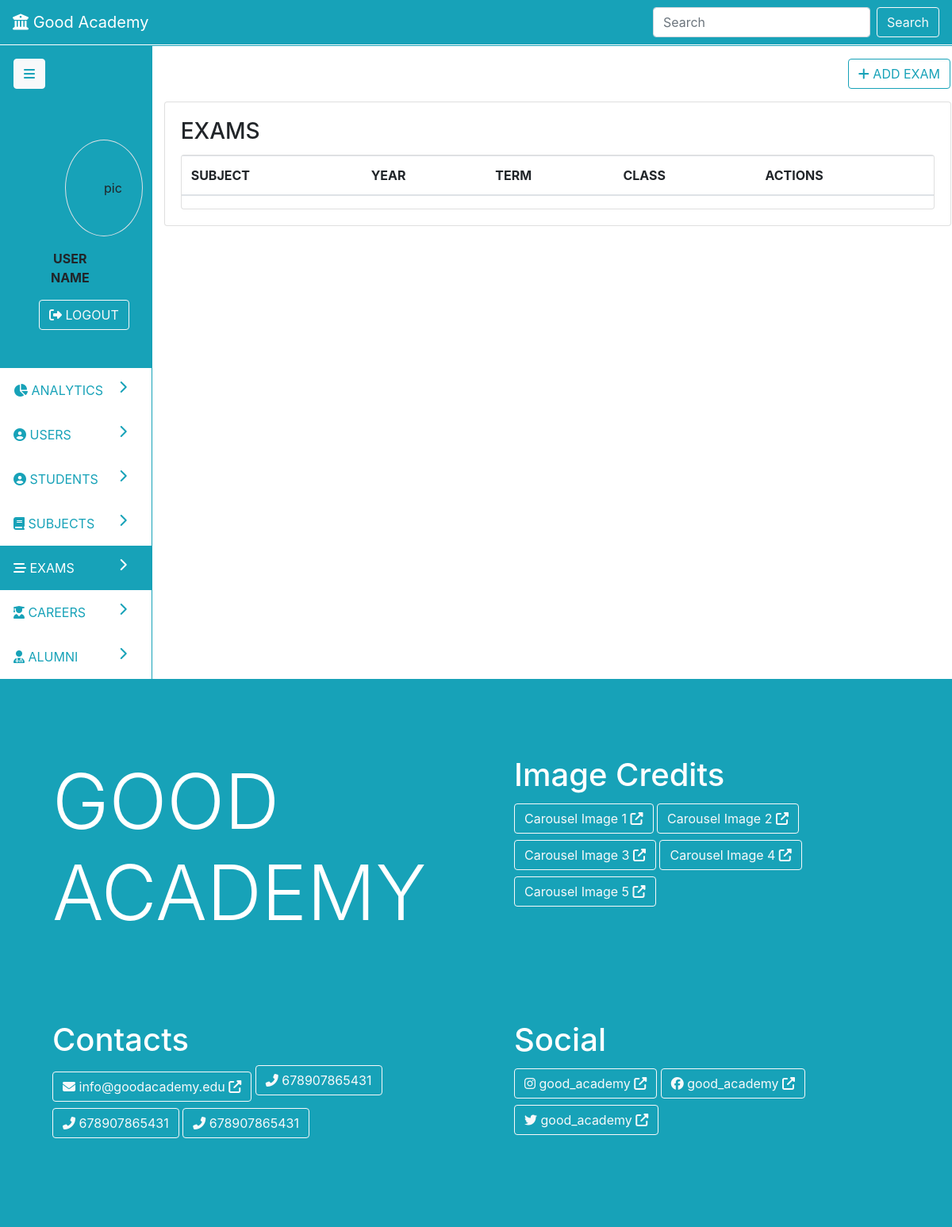
The app's page /exams, older data.
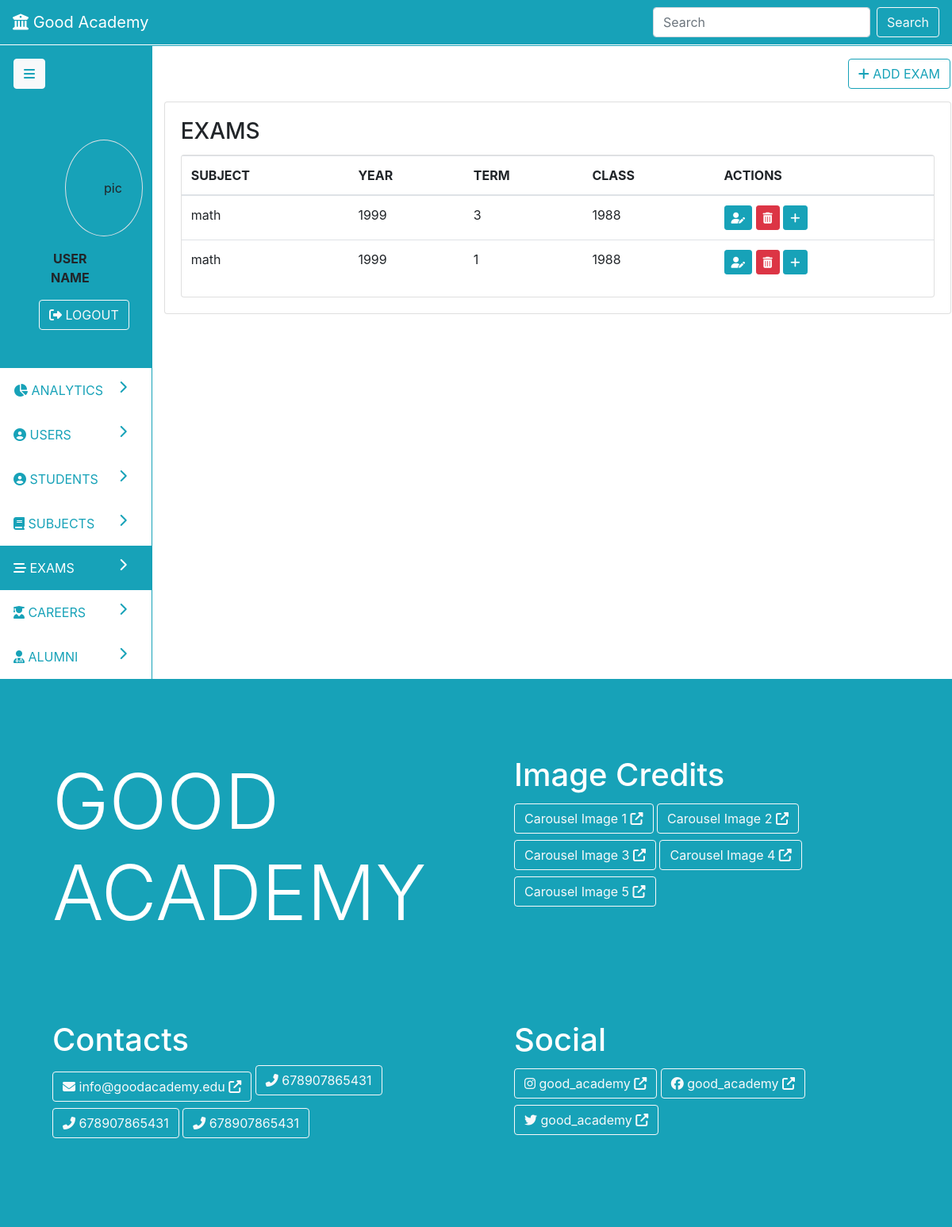
The same page, newer data.
### parent/models.py (models this page shows, shortened)
class Subject(db.Model):
	id = db.Column(db.Integer, primary_key=True)
	name = db.Column(db.String(19), nullable=False)
	categories = db.relationship('Category', backref='subject', lazy=True)
	exams = db.relationship('Exam', backref='subject', lazy=True)

class Exam(db.Model):
	id = db.Column(db.Integer, primary_key=True)
	year = db.Column(db.Integer, nullable=False)
	term = db.Column(db.Integer, nullable=False)
	group_id = db.Column(db.Integer, db.ForeignKey('group.id'), nullable=False)
	subject_id = db.Column(db.Integer, db.ForeignKey('subject.id'), nullable=False)
	questions = db.relationship('Question', backref='exam', lazy=True)

class Group(db.Model):
	id = db.Column(db.Integer, primary_key=True)
	name = db.Column(db.String(19), nullable=False)
	students = db.relationship('Student', backref='group', lazy=True)
	exams = db.relationship('Exam', backref='group', lazy=True)

### parent/routes.py (the view)
@app.route('/exams', methods=['POST', 'GET'])
def exams():
	exams = Exam.query.all()
	return render_template('admin/exams.html', nav='dash', exams=exams, page='exams', action='read')

### parent/templates/admin/exams.html (shortened to what this page needs)
{% extends 'admin-dash.html' %}
{% block pagedata %}
{% if action=='create' %}
<div class="row">
	<div class="col p-3">
		<a class="btn float-right btn-outline-info mr-3" href="{{ url_for('exams') }}"><i class="fas fa-list"></i> VIEW EXAMS</a>
	</div>
</div>
<div class="card p-3">
	<div class="card-body text-primary">
		<h1 class="card-title text-info">Add New Exam</h1>
	</div>
	<form class="card" method="post">
		{{ form.hidden_tag() }}
		<div class="card-body">
			<fieldset>
				<div class="form-group">
					{{ form.year.label(class='form-control-label') }}
					{% if form.year.errors %}
						{{ form.year(class='form-control is-invalid')}}
						<div class="invalid-feedback">
							{% for error in form.year.errors %}
								<span>{{ error }}</span>
							{% endfor %}
						</div>
					{% else%}
						{{ form.year(class='form-control') }}
					{% endif %}
				</div>
				<div class="form-group">
					{{ form.term.label(class='form-control-label') }}
					{% if form.term.errors %}
						{{ form.term(class='form-control is-invalid')}}
						<div class="invalid-feedback">
							{% for error in form.term.errors %}
								<span>{{ error }}</span>
							{% endfor %}
						</div>
					{% else%}
						{{ form.term(class='form-control') }}
					{% endif %}
				</div>
			</fieldset>
			<div>
				{{ form.submit(class='btn btn-info')}}
			</div>
			</div>
		</div>
	</form>
</div>
{% elif action=='read' %}
<div class="row">
	<div class="col p-3">
		<a class="btn float-right btn-outline-info" href="{{ url_for('create_exam') }}"><i class="fas fa-plus"></i> ADD EXAM</a>
	</div>
</div>
<div class="card">
	<div class="card-body">
		<h3 class="card-title">EXAMS</h3>
		<div class="card">
			<div class="table-responsive">
				<table class="table table-hover">
					<thead>
						<tr>
							<th>SUBJECT</th><th>YEAR</th><th>TERM</th><th>CLASS</th><th>ACTIONS</th>
						</tr>
					</thead>
					<tbody>
						{% for exam in exams %}
						<tr>
							<td>{% print(exam.subject.name) %}</td>
							<td>{% print(exam.year) %}</td>
							<td>{% print(exam.term) %}</td>
							<td>{% print(exam.group.name) %}</td>
							<td>
								<a href="#" class="btn btn-sm btn-info" data-toggle="tooltip" data-placement="top" title="EDIT"><i class="fas fa-user-edit"></i></a>
								<a href="#" class="btn btn-sm btn-danger" data-toggle="tooltip" data-placement="top" title="DELETE"><i class="fas fa-trash-alt"></i></a>
								<a href="#" class="btn btn-sm btn-info" data-toggle="tooltip" data-placement="top" title="ADD QUESTIONS"><i class="fas fa-plus "></i></a>
							</td>
						</tr>
						{% endfor %}
					</tbody>
				</table>
			</div>
		</div>
	</div>
</div>
{% endif %}
{% endblock %}

### parent/templates/admin-dash.html (shortened to what this page needs)
{% extends 'base.html' %}
{%block content%}
<div class="row border border-info">
	<div class="col-2">
		<div class="side-nav ">
			<div class="row bg-info p-3">
				<div class="col"><button class="btn btn-light text-info"><i class="fas fa-bars"></i></button></div>
			</div>
			<div class="row bg-info p-5">
				<div class="col text-center">
					<div class="row">
						<div class="col px-5">
							<div class="p-5 border rounded-circle">pic</div>
						</div>
					</div>
					<div class="row">
						<div class="col p-3"><b>USER NAME</b></div>
					</div>
					<div class="row">
						<div class="col"><button class="btn btn-outline-light"><i class="fas fa-sign-out-alt"></i> LOGOUT</button></div>
					</div>
				</div>
			</div>
			<a id="analytics" class="row nav-link btn-outline-info p-3" href="{{ url_for('admin_dash') }}">
				<div class="col"><i class="fas fa-chart-pie"></i> ANALYTICS <i class="fas fa-chevron-right float-right"></i></div>
			</a>
			<a id="users" class="row nav-link nav-link btn-outline-info p-3" href="{{ url_for('users') }}">
				<div class="col"><i class="fas fa-user-circle"></i> USERS <i class="fas fa-chevron-right float-right"></i></div>
			</a>
			<a id="students" class="row nav-link btn-outline-info p-3" href="{{ url_for('students') }}">
				<div class="col"><i class="fas fa-user-circle"></i> STUDENTS <i class="fas fa-chevron-right float-right"></i></div>
			</a>
			<a id="subjects" class="row nav-link btn-outline-info p-3" href="{{ url_for('subjects') }}">
				<div class="col"><i class="fas fa-book"></i> SUBJECTS <i class="fas fa-chevron-right float-right"></i></div>
			</a>
			<a id="exams" class="row nav-link btn-outline-info p-3" href="{{ url_for('exams') }}">
				<div class="col"><i class="fas fa-stream"></i> EXAMS <i class="fas fa-chevron-right float-right"></i></div>
			</a>
			<a id="careers" class="row nav-link btn-outline-info p-3" href="{{ url_for('careers') }}">
				<div class="col"><i class="fas fa-user-graduate"></i> CAREERS <i class="fas fa-chevron-right float-right"></i></div>
			</a>
			<a id="alumni" class="row nav-link btn-outline-info p-3" href="{{ url_for('alumni') }}">
				<div class="col"><i class="fas fa-user-md"></i> ALUMNI <i class="fas fa-chevron-right float-right"></i></div>
			</a>
		</div>
	</div>
	<div class="col border-left border-info">
		{%block pagedata%}{%endblock%}
	</div>
</div>
{%endblock%}

### parent/templates/base.html (shortened to what this page needs)
<!DOCTYPE html>
<html>
<head>
	<link rel="stylesheet" href="https://maxcdn.bootstrapcdn.com/bootstrap/4.0.0/css/bootstrap.min.css">
	<link rel="stylesheet" href="{{ url_for('static', filename='main.css') }}">
</head>
<body onload="changeNav('{{page}}')">
	{% if nav=='landing' %}
		<nav class="navbar navbar-expand-lg navbar-dark bg-info">
		  <a class="navbar-brand" href="#"><i class="fas fa-university"></i> Good Academy</a>
		  <button class="navbar-toggler" type="button" data-toggle="collapse" data-target="#navbarSupportedContent" aria-controls="navbarSupportedContent" aria-expanded="false" aria-label="Toggle navigation">
		    <span class="navbar-toggler-icon"></span>
		  </button>
		  <div class="collapse navbar-collapse" id="navbarSupportedContent">
		  	<div class="mr-auto"></div>
		  	<ul class="navbar-nav">
		  		<li class="nav-item">
		  			<a href="#" class="nav-link active">HOME</a>
		  		</li>
			    <li class="nav-item dropdown">
			        <a class="nav-link dropdown-toggle" href="#" id="navbarDropdown" role="button" data-toggle="dropdown" aria-haspopup="true" aria-expanded="false">PORTAL</a>
			        <div class="dropdown-menu" aria-labelledby="navbarDropdown">
			          <a class="dropdown-item" href="{{ url_for('student_login') }}">STUDENT</a>
			          <a class="dropdown-item" href="{{ url_for('admin_login') }}">TEACHER</a>
			        </div>
			    </li>
		  		<li class="nav-item">
		  			<a href="#" class="nav-link">EVENTS</a>
		  		</li>
		  		<li class="nav-item">
		  			<a href="#" class="nav-link">BLOGS</a>
		  		</li>
		  		<li class="nav-item">
		  			<a href="#" class="nav-link">CONTACTS</a>
		  		</li>
		  	</ul>
		  </div>
		</nav>
	{% elif nav=='dash' %}
		<nav class="navbar navbar-expand-lg navbar-dark bg-info">
		  <a class="navbar-brand" href="#"><i class="fas fa-university"></i> Good Academy</a>
		  <div class="collapse navbar-collapse" id="navbarSupportedContent">
		    <form class="form-inline my-2 my-lg-0">
		      <input class="form-control mr-sm-2" type="search" placeholder="Search" aria-label="Search">
		      <button class="btn btn-outline-light my-2 my-sm-0" type="submit">Search</button>
		    </form>
		  </div>
		</nav>
	{% endif %}
	<div class="row justify-content-center">
		<div class="col-md-6">
		</div>
	</div>
	{%block content%} {%endblock%}
	<div class="row bg-info text-white">
		<div class="col p-5">
			<div class="row">
				<div class="col p-5">
					<h1 class="display-1">GOOD ACADEMY</h1>
				</div>
				<div class="col p-5">
					<h1>Image Credits</h1>
					<a class="btn btn-outline-light my-1" href="">Carousel Image 1 <i class="fas fa-external-link-alt"></i></a>
					<a class="btn btn-outline-light my-1" href="">Carousel Image 2 <i class="fas fa-external-link-alt"></i></a>
					<a class="btn btn-outline-light my-1" href="">Carousel Image 3 <i class="fas fa-external-link-alt"></i></a>
					<a class="btn btn-outline-light my-1" href="">Carousel Image 4 <i class="fas fa-external-link-alt"></i></a>
					<a class="btn btn-outline-light my-1" href="">Carousel Image 5 <i class="fas fa-external-link-alt"></i></a>
				</div>
				<div class="col p-5">
					<h1>Contacts</h1>
					<a class="btn btn-outline-light my-1" href=""><i class="fas fa-envelope"></i> info@goodacademy.edu <i class="fas fa-external-link-alt"></i></a>
					<p class="btn btn-outline-light"><i class="fas fa-phone-alt"></i> 678907865431</p>
					<p class="btn btn-outline-light"><i class="fas fa-phone-alt"></i> 678907865431</p>
					<p class="btn btn-outline-light"><i class="fas fa-phone-alt"></i> 678907865431</p>
				</div>
				<div class="col p-5">
					<h1>Social</h1>
					<a class="btn btn-outline-light my-1" href=""><i class="fab fa-instagram"></i> good_academy <i class="fas fa-external-link-alt"></i></a>
					<a class="btn btn-outline-light my-1" href=""><i class="fab fa-facebook"></i> good_academy <i class="fas fa-external-link-alt"></i></a>
					<a class="btn btn-outline-light my-1" href=""><i class="fab fa-twitter"></i> good_academy <i class="fas fa-external-link-alt"></i></a>
				</div>
			</div>
		</div>
	</div>
</body>
</html>

Row changes from the older to the newer data that the page shows:
added Exam: year "1999", term "3"
added Subject: name "math"
added Group: name "1988"
added Exam: year "1999", term "1"
